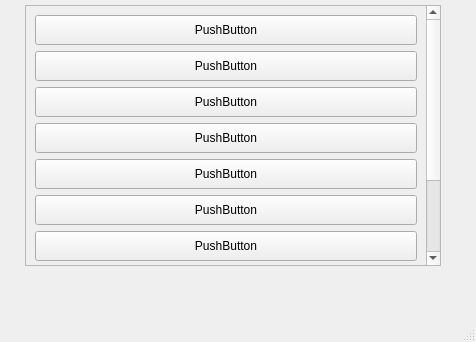
<?xml version="1.0" encoding="UTF-8"?>
<ui version="4.0">
 <class>MainWindow</class>
 <widget class="QMainWindow" name="MainWindow">
  <property name="geometry">
   <rect>
    <x>0</x>
    <y>0</y>
    <width>476</width>
    <height>342</height>
   </rect>
  </property>
  <property name="windowTitle">
   <string>MainWindow</string>
  </property>
  <widget class="QWidget" name="centralwidget">
   <widget class="QStackedWidget" name="stackedWidget">
    <property name="geometry">
     <rect>
      <x>-5</x>
      <y>-70</y>
      <width>486</width>
      <height>386</height>
     </rect>
    </property>
    <widget class="QWidget" name="page">
     <widget class="QScrollArea" name="scrollArea">
      <property name="geometry">
       <rect>
        <x>30</x>
        <y>75</y>
        <width>416</width>
        <height>261</height>
       </rect>
      </property>
      <property name="widgetResizable">
       <bool>true</bool>
      </property>
      <widget class="QWidget" name="scrollAreaWidgetContents">
       <property name="geometry">
        <rect>
         <x>0</x>
         <y>-113</y>
         <width>397</width>
         <height>372</height>
        </rect>
       </property>
       <layout class="QVBoxLayout" name="verticalLayout">
        <item>
         <widget class="QPushButton" name="pushButton_4">
          <property name="sizePolicy">
           <sizepolicy hsizetype="Preferred" vsizetype="Fixed">
            <horstretch>0</horstretch>
            <verstretch>0</verstretch>
           </sizepolicy>
          </property>
          <property name="minimumSize">
           <size>
            <width>0</width>
            <height>30</height>
           </size>
          </property>
          <property name="text">
           <string>PushButton</string>
          </property>
         </widget>
        </item>
        <item>
         <widget class="QPushButton" name="pushButton">
          <property name="sizePolicy">
           <sizepolicy hsizetype="Preferred" vsizetype="Fixed">
            <horstretch>0</horstretch>
            <verstretch>0</verstretch>
           </sizepolicy>
          </property>
          <property name="minimumSize">
           <size>
            <width>0</width>
            <height>30</height>
           </size>
          </property>
          <property name="text">
           <string>PushButton</string>
          </property>
         </widget>
        </item>
        <item>
         <widget class="QPushButton" name="pushButton_3">
          <property name="sizePolicy">
           <sizepolicy hsizetype="Preferred" vsizetype="Fixed">
            <horstretch>0</horstretch>
            <verstretch>0</verstretch>
           </sizepolicy>
          </property>
          <property name="minimumSize">
           <size>
            <width>0</width>
            <height>30</height>
           </size>
          </property>
          <property name="text">
           <string>PushButton</string>
          </property>
         </widget>
        </item>
        <item>
         <widget class="QPushButton" name="pushButton_2">
          <property name="sizePolicy">
           <sizepolicy hsizetype="Preferred" vsizetype="Fixed">
            <horstretch>0</horstretch>
            <verstretch>0</verstretch>
           </sizepolicy>
          </property>
          <property name="minimumSize">
           <size>
            <width>0</width>
            <height>30</height>
           </size>
          </property>
          <property name="text">
           <string>PushButton</string>
          </property>
         </widget>
        </item>
        <item>
         <widget class="QPushButton" name="pushButton_5">
          <property name="sizePolicy">
           <sizepolicy hsizetype="Preferred" vsizetype="Fixed">
            <horstretch>0</horstretch>
            <verstretch>0</verstretch>
           </sizepolicy>
          </property>
          <property name="minimumSize">
           <size>
            <width>0</width>
            <height>30</height>
           </size>
          </property>
          <property name="text">
           <string>PushButton</string>
          </property>
         </widget>
        </item>
        <item>
         <widget class="QPushButton" name="pushButton_6">
          <property name="sizePolicy">
           <sizepolicy hsizetype="Preferred" vsizetype="Fixed">
            <horstretch>0</horstretch>
            <verstretch>0</verstretch>
           </sizepolicy>
          </property>
          <property name="minimumSize">
           <size>
            <width>0</width>
            <height>30</height>
           </size>
          </property>
          <property name="text">
           <string>PushButton</string>
          </property>
         </widget>
        </item>
        <item>
         <widget class="QPushButton" name="pushButton_9">
          <property name="sizePolicy">
           <sizepolicy hsizetype="Preferred" vsizetype="Fixed">
            <horstretch>0</horstretch>
            <verstretch>0</verstretch>
           </sizepolicy>
          </property>
          <property name="minimumSize">
           <size>
            <width>0</width>
            <height>30</height>
           </size>
          </property>
          <property name="text">
           <string>PushButton</string>
          </property>
         </widget>
        </item>
        <item>
         <widget class="QPushButton" name="pushButton_10">
          <property name="sizePolicy">
           <sizepolicy hsizetype="Preferred" vsizetype="Fixed">
            <horstretch>0</horstretch>
            <verstretch>0</verstretch>
           </sizepolicy>
          </property>
          <property name="minimumSize">
           <size>
            <width>0</width>
            <height>30</height>
           </size>
          </property>
          <property name="text">
           <string>PushButton</string>
          </property>
         </widget>
        </item>
        <item>
         <widget class="QPushButton" name="pushButton_7">
          <property name="sizePolicy">
           <sizepolicy hsizetype="Preferred" vsizetype="Fixed">
            <horstretch>0</horstretch>
            <verstretch>0</verstretch>
           </sizepolicy>
          </property>
          <property name="minimumSize">
           <size>
            <width>0</width>
            <height>30</height>
           </size>
          </property>
          <property name="text">
           <string>PushButton</string>
          </property>
         </widget>
        </item>
        <item>
         <widget class="QPushButton" name="pushButton_8">
          <property name="sizePolicy">
           <sizepolicy hsizetype="Preferred" vsizetype="Fixed">
            <horstretch>0</horstretch>
            <verstretch>0</verstretch>
           </sizepolicy>
          </property>
          <property name="minimumSize">
           <size>
            <width>0</width>
            <height>30</height>
           </size>
          </property>
          <property name="text">
           <string>PushButton</string>
          </property>
         </widget>
        </item>
       </layout>
       <zorder>pushButton</zorder>
       <zorder>pushButton_2</zorder>
       <zorder>pushButton_3</zorder>
       <zorder>pushButton_4</zorder>
       <zorder>pushButton_5</zorder>
       <zorder>pushButton_6</zorder>
       <zorder>pushButton_7</zorder>
       <zorder>pushButton_8</zorder>
       <zorder>pushButton_10</zorder>
       <zorder>pushButton_9</zorder>
      </widget>
     </widget>
    </widget>
    <widget class="QWidget" name="page_2"/>
   </widget>
  </widget>
  <widget class="QMenuBar" name="menubar">
   <property name="geometry">
    <rect>
     <x>0</x>
     <y>0</y>
     <width>476</width>
     <height>21</height>
    </rect>
   </property>
  </widget>
  <widget class="QStatusBar" name="statusbar"/>
 </widget>
 <resources/>
 <connections/>
</ui>
